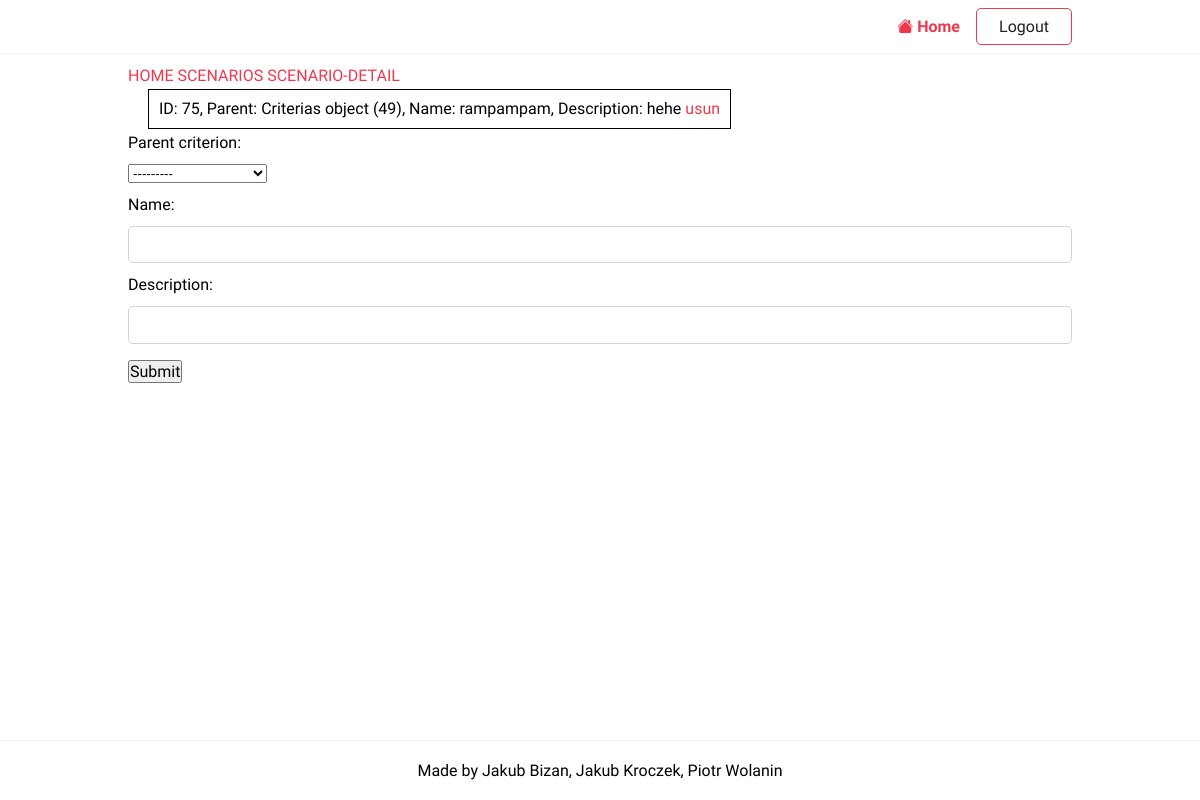
Screenshot of /scenarios/13/criterias/modify (signed in) with the database file from the repository.
### projekt/models/models.py (models this page shows)
class Criterias(m.Model):
    parent_criterion = m.ForeignKey('self', blank=True, null=True, related_name='children', on_delete=m.CASCADE)
    name = m.CharField(max_length=50)
    description = m.CharField(max_length=150)

### projekt/views/facilitator/criterias.py (the view, shortened to what this page needs)
# urls.py: path('scenarios/<pk>/criterias/modify', CreateCriteriaView.as_view(), name='modify-criteria'),
class CreateCriteriaView(LoginRequiredMixin, CreateView):
    model = Criterias
    form_class = CriteriasForms
    template_name = 'scenario/scenario_modify_criterias.html'
    def get_form_kwargs(self, *args, **kwargs):
        form_kwargs = super(CreateCriteriaView, self).get_form_kwargs(*args,**kwargs)
        scenario = DecisionScenarios.objects.get(pk=self.kwargs['pk'])
        model = scenario.modelID
        form_kwargs['form_q'] = Criterias.objects.filter(modelcriterias__modelID=model)
        return form_kwargs
    def get_context_data(self, **kwargs):
        context = super().get_context_data(**kwargs)
        scenario = DecisionScenarios.objects.get(pk=self.kwargs['pk'])
        model = scenario.modelID
        my_objects = ModelCriterias.objects.filter(modelID=model.pk)
        rootCriterion = my_objects.filter(criteriaID__parent_criterion__isnull=True).first()
        context['criterias'] = rootCriterion.criteriaID
        context['scenario'] = scenario
        return context

### projekt/forms/forms.py
class CriteriasForms(forms.ModelForm):
    class Meta:
        model = Criterias
        fields = ['parent_criterion', 'name', 'description']
    def __init__(self, **kwargs):
        q = kwargs.pop("form_q")
        super(CriteriasForms, self).__init__(**kwargs)
        self.fields['parent_criterion'] = forms.ModelChoiceField(queryset=q)

### projekt/templatetags/criterium_tag.py (called while the page is built)
@register.inclusion_tag('projekt/criterium.html')
def criterium_tag(criterium, to_delete=False, scenario_id=None):
    subcriterias = criterium.children.all()
    return {'children': subcriterias, 'to_delete': to_delete, 'scenario_id': scenario_id}

### templates/scenario/scenario_modify_criterias.html (shortened to what this page needs)
{%extends 'base.html' %}
{% load criterium_tag %}
{%block content%}
<div>
    <a href={% url 'index'%}>HOME</a>
    <a href={% url 'scenarios'%}>SCENARIOS</a>
    <a href={% url 'scenario-detail' scenario.pk %}>SCENARIO-DETAIL</a>
</div>
{% criterium_tag criterias True scenario.pk %}
<form action = "" method = "post">
    {{form }}
    <input type="submit" value="Submit">
</form>
{%endblock content%}

### templates/projekt/criterium.html (shortened to what this page needs)
{% load criterium_tag %}
<div class="criteria-block" >
    {% for child in children %}
    <div> ID: {{child.id}}, Parent: {{ child.parent_criterion }}, Name: {{ child.name }}, Description: {{ child.description }}{% if to_delete == True %}<a href={% url 'delete-criteria' scenario_id child.id%}> usun</a>{% endif %}</div>
    {% endfor %}
</div>

### static/projekt/css/style.css (style rules this page uses)
:root { --color-primary: #ee394c; --color-secondary: #86b7fe; --color-light: #f2f2f2; --color-gray: #ced4da; --color-dark: #212121; --color-white: #ffffff; --color-error: #e2442f; --color-warning: #ffc900; --color-info: #02a2b9; --color-success: #1ba345; --color-input: #00d1b2; --border-radius: 5px; }
* { margin: 0; padding: 0; box-sizing: border-box; text-rendering: optimizeLegibility; }
html, body { height: 100%; }
input, button, textarea { font: inherit; }
body { font-family: 'Dosis', sans-serif; font-size: 1rem; line-height: 1.7; display: flex; flex-direction: column; }
a { color: var(--color-primary); text-decoration: none; }
form > * { display: block; margin-bottom: 0.5rem; }
form > input[type='submit'], form > button { margin: 1rem 0; }
input[type='text'], input[type='email'], input[type='password'], textarea { border-radius: var(--border-radius); border: solid 1px var(--color-gray); width: 100%; padding: 0.25rem 0.75rem; }
.criteria-block { margin-left: 20px; border: 1px solid black; padding: 5px 10px; display: inline-block; }

### projekt/static/css/style.css (style rules this page uses)
:root { --color-primary: #ee394c; --color-secondary: #86b7fe; --color-light: #f2f2f2; --color-gray: #ced4da; --color-dark: #212121; --color-white: #ffffff; --color-error: #e2442f; --color-warning: #ffc900; --color-info: #02a2b9; --color-success: #1ba345; --color-input: #00d1b2; --border-radius: 5px; }
* { margin: 0; padding: 0; box-sizing: border-box; text-rendering: optimizeLegibility; }
html, body { height: 100%; }
input, button, textarea { font: inherit; }
body { font-family: 'Dosis', sans-serif; font-size: 1rem; line-height: 1.7; display: flex; flex-direction: column; }
a { color: var(--color-primary); text-decoration: none; }
form > * { display: block; margin-bottom: 0.5rem; }
form > input[type='submit'], form > button { margin: 1rem 0; }
input[type='text'], input[type='email'], input[type='password'], textarea { border-radius: var(--border-radius); border: solid 1px var(--color-gray); width: 100%; padding: 0.25rem 0.75rem; }
.criteria-block { margin-left: 20px; border: 1px solid black; padding: 5px 10px; display: inline-block; }

### rows the page displays
Criterias: id "75", parent_criterion "Criterias object (49)", name "rampampam", description "hehe"
